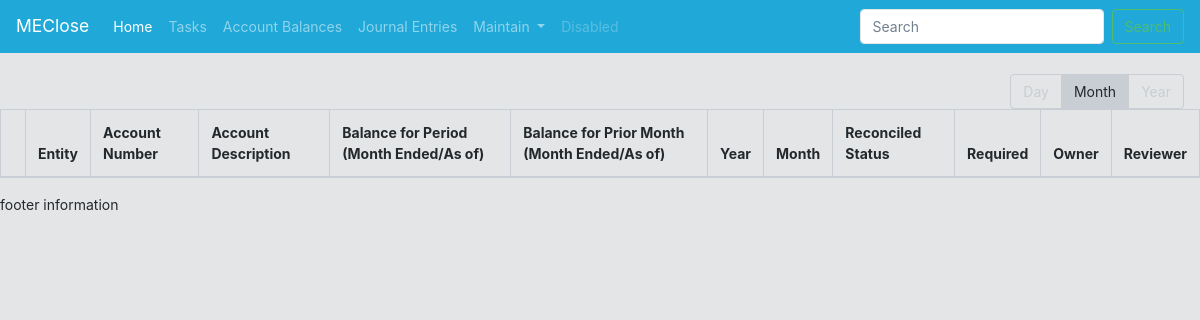
Before: /ClosePortal/accountrecs/ with the older database file.
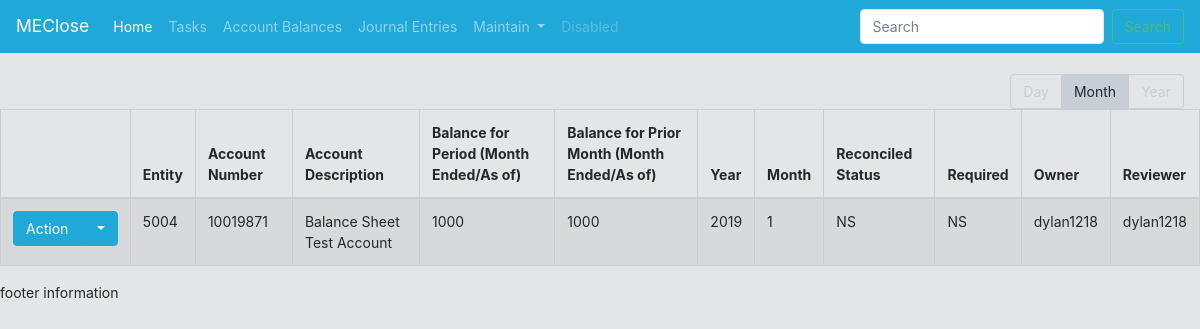
After: the same page with the newer database file.
### CloseApplication/models.py (models this page shows, shortened)
class AccountReconciliationList(models.Model):
    accountNumber = models.CharField(max_length=50)
    accountDescription = models.CharField(max_length=200)
    accountBalance = models.IntegerField(max_length=200, default=0)
    reconciliationYear = models.IntegerField(max_length=4) #reconciliation year and period should be based off of a period end date value -- to create that field
    reconciliationPeriod = models.IntegerField(max_length=2, choices = periodChoices)
    reconciliationOwnerId = models.ForeignKey(User, on_delete=models.CASCADE) #to evaluate if this actually works
    reconciliationStatus = models.CharField(max_length=2, choices = statusChoices)
    pub_date = models.DateTimeField('date published')
    due_date = models.DateField(("Due Date"), default=datetime.date.today)
    entity = models.ForeignKey(userDefinedEntity, on_delete=models.PROTECT, related_name="entity_AccountReconciliationList", default=1)
    def File_Path(instance, filename):
        return os.path.join(str(instance.entity), str(instance.reconciliationYear), str(instance.reconciliationPeriod), str(instance.accountNumber), filename)
    docfile = models.FileField(upload_to=File_Path, default=False) #Note: To consider a way to set the default value equal to a dynamic file template which a user can download, and upload once completed

class userDefinedEntity(models.Model):
    entity = models.CharField(max_length=200, default="Select Entity")
    def __str__(self):
        return self.entity

### CloseApplication/views.py (the view)
# urls.py: path('accountrecs/', views.AccountRecList_List.as_view(), name='accountRecList'),
class AccountRecList_List(ListView):
    template_name = 'CloseApplication/accountreclist/accountreclist_list.html'
    model = AccountReconciliationList

### CloseApplication/templates/CloseApplication/accountreclist/accountreclist_list.html (shortened to what this page needs)
{% extends "CloseApplication/base.html" %}
{% block content %}
{% include "CloseApplication/listview_outline.html" %}
<table class ="table table-striped table-bordered table-hover" id="accountRecListTable">
    <thead>
        <tr>
            <th></th>
            <th>Entity</th>
            <th>Account Number</th>
            <th>Account Description</th>
            <th>Balance for Period (Month Ended/As of)</th>
            <th>Balance for Prior Month (Month Ended/As of)</th>
            <th>Year</th>
            <th>Month</th>
            <th>Reconciled Status</th>
            <th>Required</th>
            <th>Owner</th>
            <th>Reviewer</th>
        </tr>
    </thead>
    {% for tableValue in object_list %}
    <tr>
        <td>
            <div class="btn-group">
                <button type="button" class="btn btn-primary">
                Action
                </button>
                <button type="button" class="btn btn-primary dropdown-toggle" data-toggle="dropdown">
                </button>
            </div>
        </td>
        <td>{{ tableValue.entity }}</td>
        <td>{{ tableValue.accountNumber }}</td>
        <td>{{ tableValue.accountDescription }}</td>
        <td>{{ tableValue.accountBalance }}</td>
        <td>{{ tableValue.accountBalance }}</td>
        <td>{{ tableValue.reconciliationYear }}</td>
        <td>{{ tableValue.reconciliationPeriod }}</td>
        <td>{{ tableValue.reconciliationStatus }}</td>
        <td>{{ tableValue.reconciliationStatus }}</td>
        <td>{{ tableValue.reconciliationOwnerId }}</td>
        <td>{{ tableValue.reconciliationOwnerId }}</td>
    </tr>
    {% endfor %}
</table>
{% endblock %}

Changed rows visible on the page:
added AccountReconciliationList: entity "5004", accountNumber "10019871", accountDescription "Balance Sheet Test Account", accountBalance "1000", reconciliationYear "2019", reconciliationPeriod "1", reconciliationStatus "NS", reconciliationOwnerId "dylan1218"
